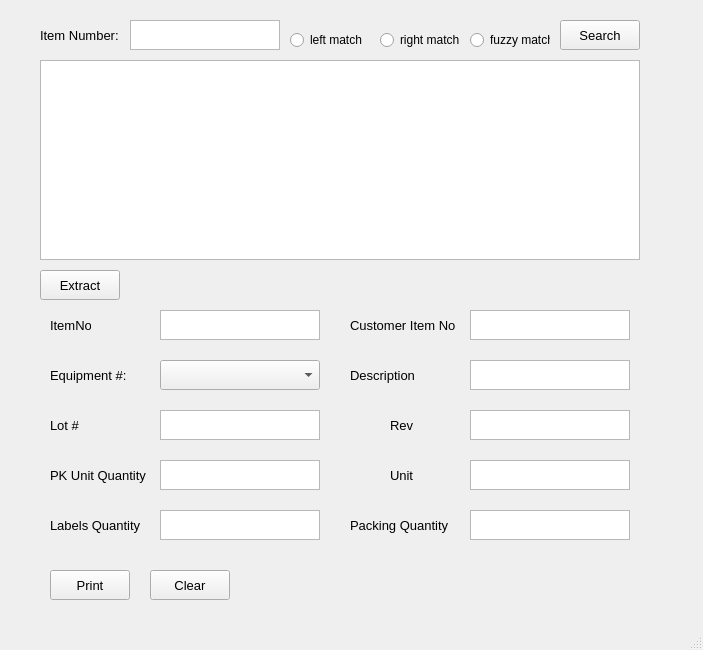
<?xml version="1.0" encoding="UTF-8"?>
<ui version="4.0">
 <class>IMMPrinter</class>
 <widget class="QMainWindow" name="IMMPrinter">
  <property name="geometry">
   <rect>
    <x>0</x>
    <y>0</y>
    <width>703</width>
    <height>650</height>
   </rect>
  </property>
  <property name="windowTitle">
   <string>MainWindow</string>
  </property>
  <widget class="QWidget" name="centralwidget">
   <widget class="QTextEdit" name="itemInput">
    <property name="geometry">
     <rect>
      <x>130</x>
      <y>20</y>
      <width>150</width>
      <height>30</height>
     </rect>
    </property>
    <property name="readOnly">
     <bool>false</bool>
    </property>
   </widget>
   <widget class="QLabel" name="itemLabel">
    <property name="geometry">
     <rect>
      <x>40</x>
      <y>20</y>
      <width>80</width>
      <height>30</height>
     </rect>
    </property>
    <property name="font">
     <font>
      <family>Arial</family>
      <pointsize>10</pointsize>
     </font>
    </property>
    <property name="text">
     <string>Item Number:</string>
    </property>
   </widget>
   <widget class="QPushButton" name="itemSearch">
    <property name="geometry">
     <rect>
      <x>560</x>
      <y>20</y>
      <width>80</width>
      <height>30</height>
     </rect>
    </property>
    <property name="font">
     <font>
      <family>Arial</family>
      <pointsize>10</pointsize>
     </font>
    </property>
    <property name="text">
     <string>Search</string>
    </property>
   </widget>
   <widget class="QTableView" name="itemdataView">
    <property name="geometry">
     <rect>
      <x>40</x>
      <y>60</y>
      <width>600</width>
      <height>200</height>
     </rect>
    </property>
    <property name="font">
     <font>
      <pointsize>10</pointsize>
     </font>
    </property>
   </widget>
   <widget class="QPushButton" name="labelPrint">
    <property name="geometry">
     <rect>
      <x>50</x>
      <y>570</y>
      <width>80</width>
      <height>30</height>
     </rect>
    </property>
    <property name="font">
     <font>
      <family>Arial</family>
      <pointsize>10</pointsize>
     </font>
    </property>
    <property name="text">
     <string>Print</string>
    </property>
   </widget>
   <widget class="QComboBox" name="equipmentComboBox">
    <property name="geometry">
     <rect>
      <x>160</x>
      <y>360</y>
      <width>160</width>
      <height>30</height>
     </rect>
    </property>
    <property name="font">
     <font>
      <family>Arial</family>
      <pointsize>10</pointsize>
     </font>
    </property>
   </widget>
   <widget class="QLabel" name="equipmentLabel">
    <property name="geometry">
     <rect>
      <x>50</x>
      <y>360</y>
      <width>80</width>
      <height>30</height>
     </rect>
    </property>
    <property name="font">
     <font>
      <family>Arial</family>
      <pointsize>10</pointsize>
     </font>
    </property>
    <property name="text">
     <string>Equipment #:</string>
    </property>
   </widget>
   <widget class="QTextEdit" name="lotInput">
    <property name="geometry">
     <rect>
      <x>160</x>
      <y>410</y>
      <width>160</width>
      <height>30</height>
     </rect>
    </property>
   </widget>
   <widget class="QLabel" name="lotLabel">
    <property name="geometry">
     <rect>
      <x>50</x>
      <y>410</y>
      <width>41</width>
      <height>30</height>
     </rect>
    </property>
    <property name="font">
     <font>
      <family>Arial</family>
      <pointsize>10</pointsize>
     </font>
    </property>
    <property name="text">
     <string>Lot #</string>
    </property>
   </widget>
   <widget class="QTextEdit" name="pkUnitQuantityInput">
    <property name="geometry">
     <rect>
      <x>160</x>
      <y>460</y>
      <width>160</width>
      <height>30</height>
     </rect>
    </property>
   </widget>
   <widget class="QLabel" name="pkUnitQuantityLabel">
    <property name="geometry">
     <rect>
      <x>50</x>
      <y>460</y>
      <width>111</width>
      <height>30</height>
     </rect>
    </property>
    <property name="font">
     <font>
      <family>Arial</family>
      <pointsize>10</pointsize>
     </font>
    </property>
    <property name="text">
     <string>PK Unit Quantity</string>
    </property>
   </widget>
   <widget class="QLabel" name="labelQuantityLabel">
    <property name="geometry">
     <rect>
      <x>50</x>
      <y>510</y>
      <width>91</width>
      <height>30</height>
     </rect>
    </property>
    <property name="font">
     <font>
      <family>Arial</family>
      <pointsize>10</pointsize>
     </font>
    </property>
    <property name="text">
     <string>Labels Quantity</string>
    </property>
   </widget>
   <widget class="QTextEdit" name="labelQuantityInput">
    <property name="geometry">
     <rect>
      <x>160</x>
      <y>510</y>
      <width>160</width>
      <height>30</height>
     </rect>
    </property>
   </widget>
   <widget class="QRadioButton" name="leftMatch">
    <property name="geometry">
     <rect>
      <x>290</x>
      <y>30</y>
      <width>80</width>
      <height>20</height>
     </rect>
    </property>
    <property name="font">
     <font>
      <family>Arial</family>
     </font>
    </property>
    <property name="text">
     <string>left match</string>
    </property>
   </widget>
   <widget class="QRadioButton" name="rightMatch">
    <property name="geometry">
     <rect>
      <x>380</x>
      <y>30</y>
      <width>80</width>
      <height>20</height>
     </rect>
    </property>
    <property name="font">
     <font>
      <family>Arial</family>
     </font>
    </property>
    <property name="text">
     <string>right match</string>
    </property>
   </widget>
   <widget class="QRadioButton" name="fuzzyMatch">
    <property name="geometry">
     <rect>
      <x>470</x>
      <y>30</y>
      <width>80</width>
      <height>20</height>
     </rect>
    </property>
    <property name="font">
     <font>
      <family>Arial</family>
     </font>
    </property>
    <property name="text">
     <string>fuzzy match</string>
    </property>
   </widget>
   <widget class="QPushButton" name="extractdataView">
    <property name="geometry">
     <rect>
      <x>40</x>
      <y>270</y>
      <width>80</width>
      <height>30</height>
     </rect>
    </property>
    <property name="font">
     <font>
      <family>Arial</family>
      <pointsize>10</pointsize>
     </font>
    </property>
    <property name="text">
     <string>Extract</string>
    </property>
   </widget>
   <widget class="QPushButton" name="labelPrint_2">
    <property name="geometry">
     <rect>
      <x>150</x>
      <y>570</y>
      <width>80</width>
      <height>30</height>
     </rect>
    </property>
    <property name="font">
     <font>
      <family>Arial</family>
      <pointsize>10</pointsize>
     </font>
    </property>
    <property name="text">
     <string>Clear</string>
    </property>
   </widget>
   <widget class="QLabel" name="revLabel">
    <property name="geometry">
     <rect>
      <x>390</x>
      <y>410</y>
      <width>41</width>
      <height>30</height>
     </rect>
    </property>
    <property name="font">
     <font>
      <family>Arial</family>
      <pointsize>10</pointsize>
     </font>
    </property>
    <property name="text">
     <string>Rev</string>
    </property>
   </widget>
   <widget class="QTextEdit" name="revInput">
    <property name="geometry">
     <rect>
      <x>470</x>
      <y>410</y>
      <width>160</width>
      <height>30</height>
     </rect>
    </property>
   </widget>
   <widget class="QTextEdit" name="unitInput">
    <property name="geometry">
     <rect>
      <x>470</x>
      <y>460</y>
      <width>160</width>
      <height>30</height>
     </rect>
    </property>
   </widget>
   <widget class="QLabel" name="unitLabel">
    <property name="geometry">
     <rect>
      <x>390</x>
      <y>460</y>
      <width>41</width>
      <height>30</height>
     </rect>
    </property>
    <property name="font">
     <font>
      <family>Arial</family>
      <pointsize>10</pointsize>
     </font>
    </property>
    <property name="text">
     <string>Unit</string>
    </property>
   </widget>
   <widget class="QLabel" name="packingLabel">
    <property name="geometry">
     <rect>
      <x>350</x>
      <y>510</y>
      <width>101</width>
      <height>30</height>
     </rect>
    </property>
    <property name="font">
     <font>
      <family>Arial</family>
      <pointsize>10</pointsize>
     </font>
    </property>
    <property name="text">
     <string>Packing Quantity</string>
    </property>
   </widget>
   <widget class="QTextEdit" name="packingInput">
    <property name="geometry">
     <rect>
      <x>470</x>
      <y>510</y>
      <width>160</width>
      <height>30</height>
     </rect>
    </property>
   </widget>
   <widget class="QLabel" name="itemNoLabel">
    <property name="geometry">
     <rect>
      <x>50</x>
      <y>310</y>
      <width>41</width>
      <height>30</height>
     </rect>
    </property>
    <property name="font">
     <font>
      <family>Arial</family>
      <pointsize>10</pointsize>
     </font>
    </property>
    <property name="text">
     <string>ItemNo</string>
    </property>
   </widget>
   <widget class="QTextEdit" name="customerNoInput">
    <property name="geometry">
     <rect>
      <x>470</x>
      <y>310</y>
      <width>160</width>
      <height>30</height>
     </rect>
    </property>
   </widget>
   <widget class="QTextEdit" name="itemNoInput">
    <property name="geometry">
     <rect>
      <x>160</x>
      <y>310</y>
      <width>160</width>
      <height>30</height>
     </rect>
    </property>
   </widget>
   <widget class="QLabel" name="customerNoLabel">
    <property name="geometry">
     <rect>
      <x>350</x>
      <y>310</y>
      <width>111</width>
      <height>30</height>
     </rect>
    </property>
    <property name="font">
     <font>
      <family>Arial</family>
      <pointsize>10</pointsize>
     </font>
    </property>
    <property name="text">
     <string>Customer Item No</string>
    </property>
   </widget>
   <widget class="QTextEdit" name="revInput_3">
    <property name="geometry">
     <rect>
      <x>470</x>
      <y>360</y>
      <width>160</width>
      <height>30</height>
     </rect>
    </property>
   </widget>
   <widget class="QLabel" name="revLabel_3">
    <property name="geometry">
     <rect>
      <x>350</x>
      <y>360</y>
      <width>81</width>
      <height>30</height>
     </rect>
    </property>
    <property name="font">
     <font>
      <family>Arial</family>
      <pointsize>10</pointsize>
     </font>
    </property>
    <property name="text">
     <string>Description</string>
    </property>
   </widget>
  </widget>
  <widget class="QMenuBar" name="menubar">
   <property name="geometry">
    <rect>
     <x>0</x>
     <y>0</y>
     <width>703</width>
     <height>23</height>
    </rect>
   </property>
  </widget>
  <widget class="QStatusBar" name="statusbar"/>
 </widget>
 <resources/>
 <connections/>
</ui>
